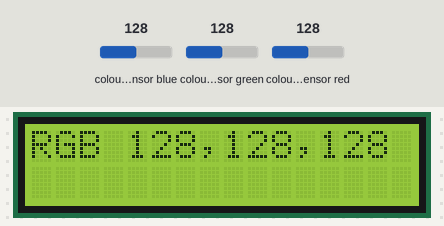
Simulated run of this sketch. Board: Arduino Uno, built with avr-gcc and run on an emulated ATmega328P. On the bench: 16×2 character LCD. Inputs (shaded band) come from the test bench; at power-on: colour sensor blue 128, colour sensor green 128, colour sensor red 128.

Above: at 3.2 s.
3.3 s: colour sensor blue set to 5
At 5.0 s:
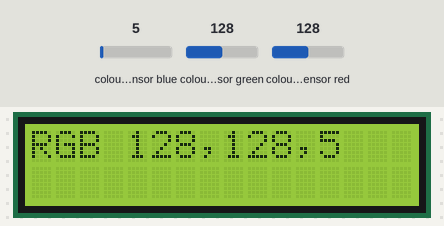
5.6 s: colour sensor green set to 5
At 7.0 s:
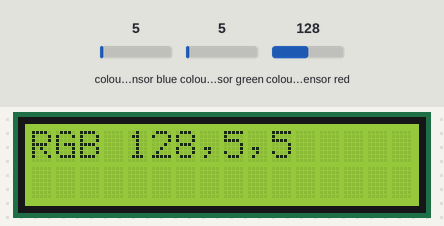
7.7 s: colour sensor red set to 5
At 8.9 s:
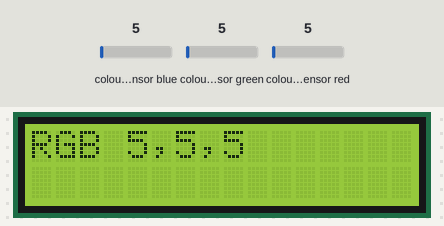
9.7 s: colour sensor blue set to 64
At 10.8 s:
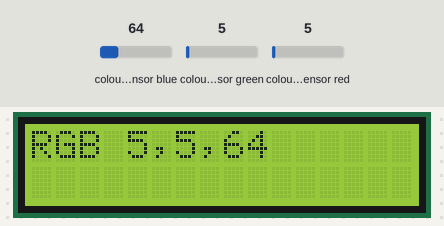
Timing chart, 0 to 12.7 s (numbered marks = the images above; inputs shaded):
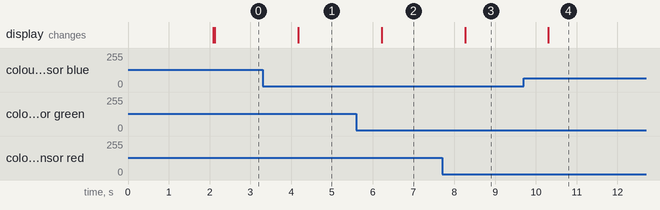

The sketch:

Simple_NB_TCS230_withLCD.ino
```cpp
#include <Wire.h>
#include <LiquidCrystal_I2C.h>


LiquidCrystal_I2C lcd(0x27, 2, 1, 0, 4, 5, 6, 7, 3, POSITIVE);
//LCD Pins
//SDA to A4
//SCL to A5

// TCS230 sensor reading example
//
// This is just to show basic functionality without calibration.
// Utilises the non-blocking version of the reading function.
// Output uses the Serial console.
//
#include <MD_TCS230.h>
#include <FreqCount.h>

// Pin definitions
#define  S2_OUT  12
#define  S3_OUT  13
#define  OE_OUT   8    // LOW = ENABLED

MD_TCS230  CS(S2_OUT, S3_OUT, OE_OUT);

void setup()
{
   lcd.begin(16,2);
 lcd.home ();
 lcd.print(" Color Sensor ");
 lcd.setCursor ( 0, 1 );
 lcd.print (" Test Color   ");
 delay ( 2000 );
 lcd.clear();

  Serial.begin(57600);
    CS.begin();
}

void readSensor()
{
  static  bool  waiting;

  if (!waiting)
  {
    CS.read();
    waiting = true;
  }
  else
  {
    if (CS.available())
    {
      colorData  rgb;

      CS.getRGB(&rgb);
      lcd.clear();
      lcd.home ();
      lcd.print("RGB ");
      lcd.print(rgb.value[TCS230_RGB_R]);
      lcd.print(",");
      lcd.print(rgb.value[TCS230_RGB_G]);
      lcd.print(",");
      lcd.print(rgb.value[TCS230_RGB_B]);

       delay ( 1000 );

      waiting = false;
    }
  }
}


void loop()
{
  readSensor();
}
```

Measured:
- after the input at 3.3 s, the display: changes after 0.87 s (image 1)
- after the input at 5.6 s, the display: changes after 0.62 s (image 2)
- after the input at 7.7 s, the display: changes after 0.56 s (image 3)
- after the input at 9.7 s, the display: changes after 0.61 s (image 4)
